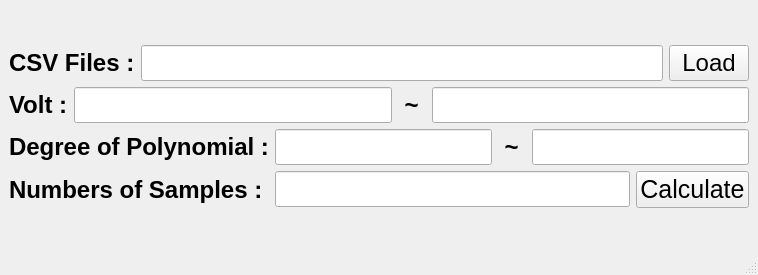
<?xml version="1.0" encoding="UTF-8"?>
<ui version="4.0">
 <class>MainWindow</class>
 <widget class="QMainWindow" name="MainWindow">
  <property name="geometry">
   <rect>
    <x>0</x>
    <y>0</y>
    <width>758</width>
    <height>275</height>
   </rect>
  </property>
  <property name="windowTitle">
   <string>Task3 - Multi_Files_Find_Peak</string>
  </property>
  <widget class="QWidget" name="centralwidget">
   <layout class="QGridLayout" name="gridLayout">
    <item row="0" column="0">
     <layout class="QVBoxLayout" name="verticalLayout">
      <item>
       <layout class="QHBoxLayout" name="horizontalLayout">
        <item>
         <widget class="QLabel" name="label">
          <property name="font">
           <font>
            <pointsize>18</pointsize>
            <weight>75</weight>
            <bold>true</bold>
           </font>
          </property>
          <property name="text">
           <string>CSV Files :</string>
          </property>
         </widget>
        </item>
        <item>
         <widget class="QLineEdit" name="txt_file">
          <property name="font">
           <font>
            <pointsize>18</pointsize>
           </font>
          </property>
         </widget>
        </item>
        <item>
         <widget class="QPushButton" name="btn_load">
          <property name="font">
           <font>
            <pointsize>18</pointsize>
           </font>
          </property>
          <property name="text">
           <string>Load</string>
          </property>
         </widget>
        </item>
       </layout>
      </item>
      <item>
       <layout class="QHBoxLayout" name="horizontalLayout_2">
        <item>
         <widget class="QLabel" name="label_2">
          <property name="font">
           <font>
            <pointsize>18</pointsize>
            <weight>75</weight>
            <bold>true</bold>
           </font>
          </property>
          <property name="text">
           <string>Volt :</string>
          </property>
         </widget>
        </item>
        <item>
         <widget class="QLineEdit" name="txt_v1">
          <property name="font">
           <font>
            <pointsize>18</pointsize>
           </font>
          </property>
         </widget>
        </item>
        <item>
         <widget class="QLabel" name="label_3">
          <property name="font">
           <font>
            <pointsize>18</pointsize>
            <weight>75</weight>
            <bold>true</bold>
           </font>
          </property>
          <property name="text">
           <string> ~ </string>
          </property>
         </widget>
        </item>
        <item>
         <widget class="QLineEdit" name="txt_v2">
          <property name="font">
           <font>
            <pointsize>18</pointsize>
           </font>
          </property>
         </widget>
        </item>
       </layout>
      </item>
      <item>
       <layout class="QHBoxLayout" name="horizontalLayout_3">
        <item>
         <widget class="QLabel" name="label_4">
          <property name="font">
           <font>
            <pointsize>18</pointsize>
            <weight>75</weight>
            <bold>true</bold>
           </font>
          </property>
          <property name="text">
           <string>Degree of Polynomial :</string>
          </property>
         </widget>
        </item>
        <item>
         <widget class="QLineEdit" name="txt_deg1">
          <property name="font">
           <font>
            <pointsize>18</pointsize>
           </font>
          </property>
         </widget>
        </item>
        <item>
         <widget class="QLabel" name="label_5">
          <property name="font">
           <font>
            <pointsize>18</pointsize>
            <weight>75</weight>
            <bold>true</bold>
           </font>
          </property>
          <property name="text">
           <string> ~ </string>
          </property>
         </widget>
        </item>
        <item>
         <widget class="QLineEdit" name="txt_deg2">
          <property name="font">
           <font>
            <pointsize>18</pointsize>
           </font>
          </property>
         </widget>
        </item>
       </layout>
      </item>
      <item>
       <layout class="QHBoxLayout" name="horizontalLayout_4">
        <item>
         <widget class="QLabel" name="label_6">
          <property name="font">
           <font>
            <pointsize>18</pointsize>
            <weight>75</weight>
            <bold>true</bold>
           </font>
          </property>
          <property name="text">
           <string>Numbers of Samples : </string>
          </property>
         </widget>
        </item>
        <item>
         <widget class="QLineEdit" name="txt_num">
          <property name="font">
           <font>
            <pointsize>18</pointsize>
           </font>
          </property>
         </widget>
        </item>
        <item>
         <widget class="QPushButton" name="btn_cal">
          <property name="font">
           <font>
            <pointsize>19</pointsize>
           </font>
          </property>
          <property name="text">
           <string>Calculate</string>
          </property>
         </widget>
        </item>
       </layout>
      </item>
     </layout>
    </item>
   </layout>
  </widget>
  <widget class="QStatusBar" name="statusbar"/>
 </widget>
 <resources/>
 <connections/>
</ui>
